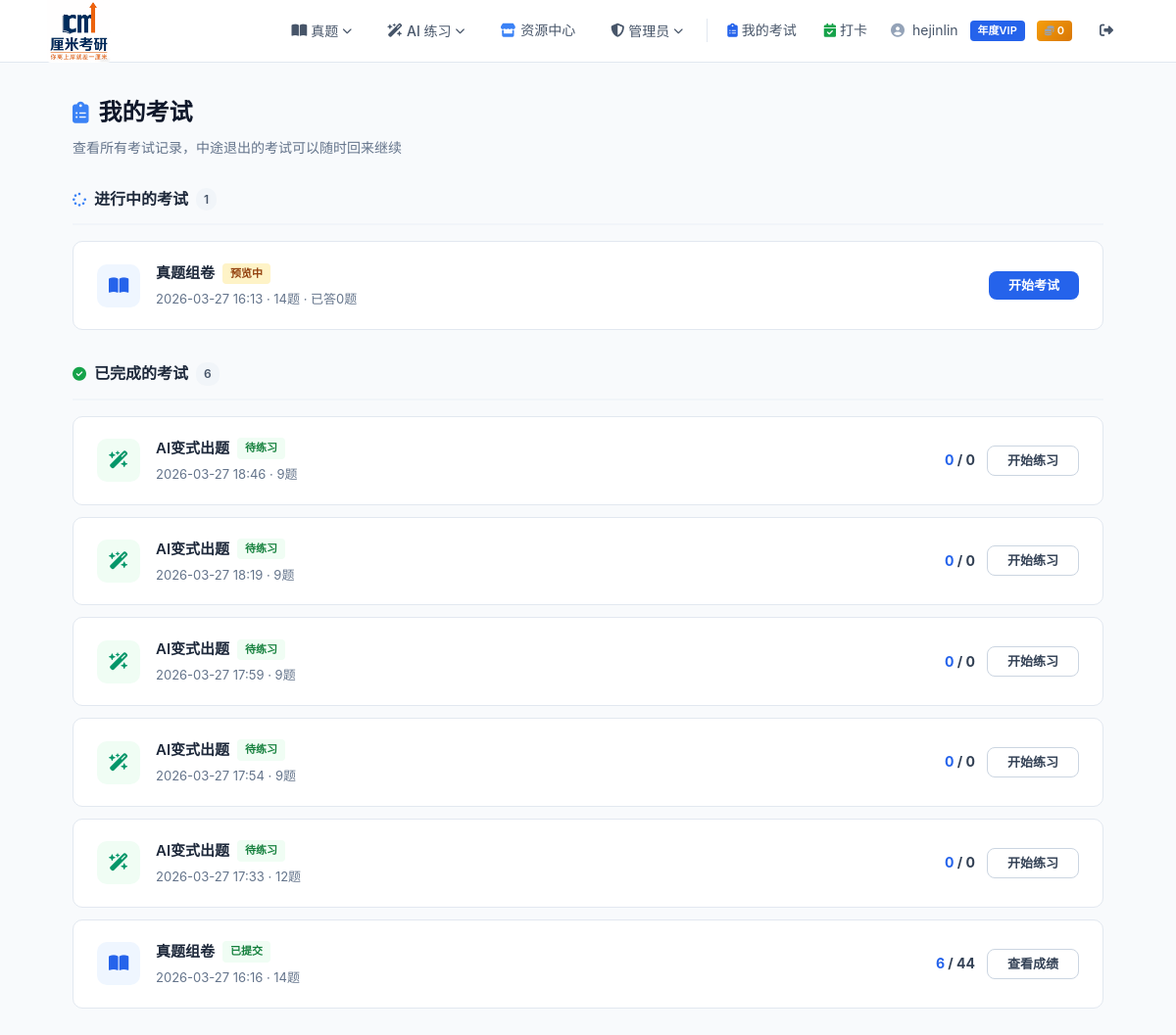
Before: /my-exams/ (signed in) with the older database file.
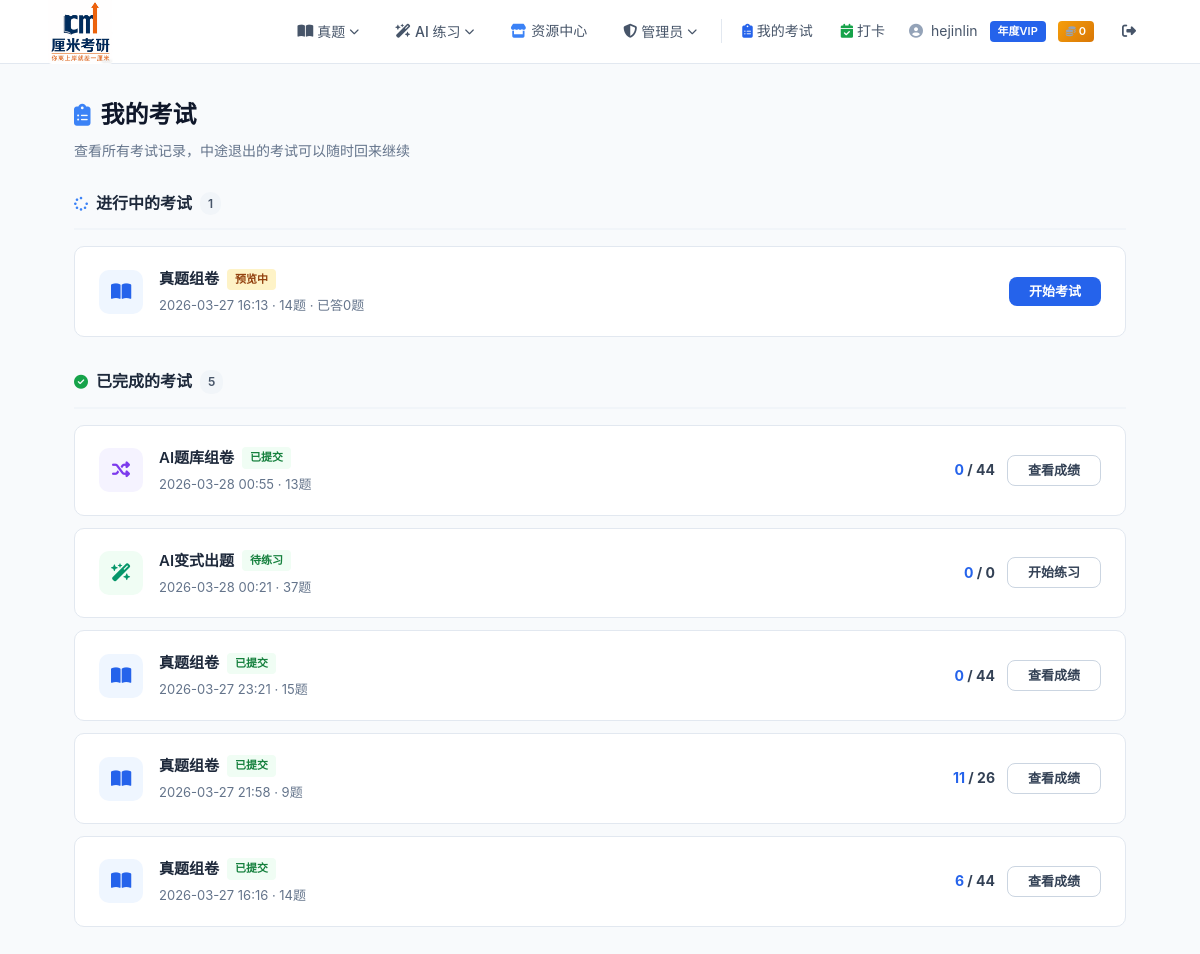
After: the same page with the newer database file.
### ai_test/models.py (models this page shows, shortened)
class AIExam(models.Model):
    STATUS_CHOICES = [
        ("pending", "生成中"),
        ("completed", "待练习"),
        ("taking", "作答中"),
        ("submitted", "已提交"),
    ]
    user = models.ForeignKey(settings.AUTH_USER_MODEL, on_delete=models.CASCADE, verbose_name="用户")
    subject = models.ForeignKey("kaoyan_app.Subject", on_delete=models.CASCADE, verbose_name="专业课")
    status = models.CharField(max_length=20, choices=STATUS_CHOICES, default="pending", verbose_name="状态")
    task_id = models.CharField(max_length=100, null=True, blank=True, verbose_name="异步任务ID")
    created_at = models.DateTimeField(auto_now_add=True, verbose_name="创建时间")
    completed_at = models.DateTimeField(null=True, blank=True, verbose_name="生成完成时间")
    started_at = models.DateTimeField(null=True, blank=True, verbose_name="开始作答时间")
    duration_seconds = models.IntegerField(default=0, verbose_name="作答时长(秒)")
    score = models.IntegerField(default=0, verbose_name="客观题得分")
    total_objective_score = models.IntegerField(default=0, verbose_name="客观题总分")
    choice_count = models.IntegerField(default=0, verbose_name="选择题数量")
    fill_count = models.IntegerField(default=0, verbose_name="填空题数量")
    judge_count = models.IntegerField(default=0, verbose_name="判断题数量")
    short_count = models.IntegerField(default=0, verbose_name="简答题数量")
    calc_count = models.IntegerField(default=0, verbose_name="计算题数量")
    draw_count = models.IntegerField(default=0, verbose_name="画图题数量")
    class Meta:
        verbose_name = "AI智能试卷"
        verbose_name_plural = "AI智能试卷"
        ordering = ["-created_at"]

class AIPracticeExam(models.Model):
    STATUS_CHOICES = [
        ("preview", "预览中"),
        ("taking", "作答中"),
        ("submitted", "已提交"),
    ]
    user = models.ForeignKey(settings.AUTH_USER_MODEL, on_delete=models.CASCADE, verbose_name="用户")
    created_at = models.DateTimeField(auto_now_add=True, verbose_name="创建时间")
    status = models.CharField(max_length=10, choices=STATUS_CHOICES, default="preview", verbose_name="状态")
    duration_seconds = models.IntegerField(default=0, verbose_name="作答时长(秒)")
    score = models.IntegerField(default=0, verbose_name="客观题得分")
    total_objective_score = models.IntegerField(default=0, verbose_name="客观题总分")
    choice_count = models.IntegerField(default=0, verbose_name="选择题数量")
    fill_count = models.IntegerField(default=0, verbose_name="填空题数量")
    judge_count = models.IntegerField(default=0, verbose_name="判断题数量")
    short_count = models.IntegerField(default=0, verbose_name="简答题数量")
    calc_count = models.IntegerField(default=0, verbose_name="计算题数量")
    draw_count = models.IntegerField(default=0, verbose_name="画图题数量")
    class Meta:
        verbose_name = "AI题库练习卷"
        verbose_name_plural = "AI题库练习卷"
        ordering = ["-created_at"]

### zu_juan/models.py (models this page shows, shortened)
class Exam(models.Model):
    STATUS_CHOICES = [
        ("preview", "预览中"),
        ("taking", "作答中"),
        ("submitted", "已提交"),
    ]
    user = models.ForeignKey(settings.AUTH_USER_MODEL, on_delete=models.CASCADE, verbose_name="用户")
    created_at = models.DateTimeField(auto_now_add=True, verbose_name="创建时间")
    status = models.CharField(max_length=10, choices=STATUS_CHOICES, default="preview", verbose_name="状态")
    duration_seconds = models.IntegerField(default=0, verbose_name="作答时长(秒)")
    score = models.IntegerField(default=0, verbose_name="客观题得分")
    total_objective_score = models.IntegerField(default=0, verbose_name="客观题总分")
    choice_count = models.IntegerField(default=0, verbose_name="选择题数量")
    fill_count = models.IntegerField(default=0, verbose_name="填空题数量")
    judge_count = models.IntegerField(default=0, verbose_name="判断题数量")
    short_count = models.IntegerField(default=0, verbose_name="简答题数量")
    calc_count = models.IntegerField(default=0, verbose_name="计算题数量")
    draw_count = models.IntegerField(default=0, verbose_name="画图题数量")
    class Meta:
        verbose_name = "试卷"
        verbose_name_plural = "试卷"
        ordering = ["-created_at"]

### user/views.py (the view)
# urls.py: path("my-exams/", views.my_exams, name="my_exams"),
@login_required
def my_exams(request):
    from zu_juan.models import Exam
    from ai_test.models import AIPracticeExam, AIExam
    user = request.user
    exams = []
    for e in Exam.objects.filter(user=user).order_by("-created_at"):
        q_count = e.questions.count()
        answered = e.questions.exclude(user_answer__isnull=True).exclude(user_answer__exact="").count()
        exams.append({
            "type": "真题组卷",
            "type_icon": "fa-book-open",
            "type_color": "var(--blue-600)",
            "type_bg": "var(--blue-50)",
            "id": e.id,
            "created_at": e.created_at,
            "status": e.status,
            "status_label": dict(Exam.STATUS_CHOICES).get(e.status, e.status),
            "q_count": q_count,
            "answered": answered,
            "score": e.score,
            "total_score": e.total_objective_score,
            "resume_url": f"/exam/take/{e.id}/" if e.status == "taking" else (
                f"/exam/preview/{e.id}/" if e.status == "preview" else f"/exam/result/{e.id}/"),
            "resume_label": "继续作答" if e.status == "taking" else (
                "开始考试" if e.status == "preview" else "查看成绩"),
        })
    for e in AIPracticeExam.objects.filter(user=user).order_by("-created_at"):
        q_count = e.questions.count()
        answered = e.questions.exclude(user_answer__isnull=True).exclude(user_answer__exact="").count()
        exams.append({
            "type": "AI题库组卷",
            "type_icon": "fa-shuffle",
            "type_color": "#7c3aed",
            "type_bg": "#f5f3ff",
            "id": e.id,
            "created_at": e.created_at,
            "status": e.status,
            "status_label": dict(AIPracticeExam.STATUS_CHOICES).get(e.status, e.status),
            "q_count": q_count,
            "answered": answered,
            "score": e.score,
            "total_score": e.total_objective_score,
            "resume_url": f"/ai-test/practice/{e.id}/take/" if e.status == "taking" else (
                f"/ai-test/practice/{e.id}/preview/" if e.status == "preview" else f"/ai-test/practice/{e.id}/result/"),
            "resume_label": "继续作答" if e.status == "taking" else (
                "开始考试" if e.status == "preview" else "查看成绩"),
        })
    for e in AIExam.objects.filter(user=user).order_by("-created_at"):
        q_count = e.questions.count()
        answered = e.questions.exclude(user_answer__isnull=True).exclude(user_answer__exact="").count()
        if e.status == "pending":
            resume_url = None
            resume_label = "生成中..."
        elif e.status == "completed":
            resume_url = f"/ai-test/take/{e.id}/"
            resume_label = "开始练习"
        elif e.status == "taking":
            resume_url = f"/ai-test/take/{e.id}/"
            resume_label = "继续作答"
        else:  # submitted
            resume_url = f"/ai-test/result/{e.id}/"
            resume_label = "查看成绩"
        exams.append({
            "type": "AI变式出题",
            "type_icon": "fa-wand-magic-sparkles",
            "type_color": "#059669",
            "type_bg": "#f0fdf4",
            "id": e.id,
            "created_at": e.created_at,
            "status": e.status,
            "status_label": dict(AIExam.STATUS_CHOICES).get(e.status, e.status),
            "q_count": q_count,
            "answered": answered,
            "score": e.score,
            "total_score": e.total_objective_score,
            "resume_url": resume_url,
            "resume_label": resume_label,
        })
    exams.sort(key=lambda x: x["created_at"], reverse=True)
    in_progress = [e for e in exams if e["status"] in ("taking", "preview", "pending")]
    completed = [e for e in exams if e["status"] in ("submitted", "completed")]
    return render(request, "user/my_exams.html", {
        "in_progress": in_progress,
        "completed": completed,
        "has_active": any(e["status"] == "taking" for e in in_progress),
    })

### kaoyan_project/vip_utils.py (called while the page is built, shortened)
def vip_context(request):
    user = request.user
    if user.is_authenticated:
        is_vip = user.is_vip()
        vip_label = dict(user.VIP_CHOICES).get(user.vip_level, "")
        return {
            "is_vip": is_vip,
            "vip_label": vip_label,
            "is_free_user": not is_vip,
            "user_coins": user.coins,
        }

### user/models.py (called while the page is built)
    def is_vip(self):
        if self.vip_level == 0:
            return False
        if self.vip_expire_date is None:
            return False
        from django.utils import timezone
        return self.vip_expire_date > timezone.now()

### user/templates/user/my_exams.html (shortened to what this page needs)
{% extends "user/base.html" %}
{% block content %}
<div class="page-header">
    <div class="page-title"><i class="fa-solid fa-clipboard-list"></i> 我的考试</div>
    <p class="page-subtitle">查看所有考试记录，中途退出的考试可以随时回来继续</p>
</div>
<div class="exam-section">
    <div class="exam-section-title">
        <i class="fa-solid fa-spinner" style="color:var(--blue-500);"></i>
        进行中的考试
        <span class="count">{{ in_progress|length }}</span>
    </div>
    {% if in_progress %}
        {% for e in in_progress %}
        <div class="exam-card">
            <div class="ec-left">
                <div class="ec-type-icon" style="background:{{ e.type_bg }};color:{{ e.type_color }};">
                    <i class="fa-solid {{ e.type_icon }}"></i>
                </div>
                <div class="ec-info">
                    <h4>
                        {{ e.type }}
                        <span class="status-badge status-{{ e.status }}">
                            {{ e.status_label }}
                        </span>
                    </h4>
                    <p>{{ e.created_at|date:"Y-m-d H:i" }} · {{ e.q_count }}题{% if e.answered is not None %} · 已答{{ e.answered }}题{% endif %}</p>
                </div>
            </div>
            <div class="ec-right">
                {% if e.resume_url %}
                <a href="{{ e.resume_url }}" class="btn btn-primary" style="padding:8px 20px;font-size:13px;">
                    {{ e.resume_label }}
                </a>
                {% else %}
                <span class="btn btn-outline" style="padding:8px 20px;font-size:13px;opacity:0.6;cursor:default;">
                    <i class="fa-solid fa-clock"></i> {{ e.resume_label }}
                </span>
                {% endif %}
            </div>
        </div>
        {% endfor %}
    {% else %}
        <div class="empty-state" style="padding:40px;">
            <i class="fa-solid fa-inbox" style="font-size:36px;"></i>
            <p>暂无进行中的考试</p>
        </div>
    {% endif %}
</div>
<div class="exam-section">
    <div class="exam-section-title">
        <i class="fa-solid fa-circle-check" style="color:#16a34a;"></i>
        已完成的考试
        <span class="count">{{ completed|length }}</span>
    </div>
    {% if completed %}
        {% for e in completed %}
        <div class="exam-card">
            <div class="ec-left">
                <div class="ec-type-icon" style="background:{{ e.type_bg }};color:{{ e.type_color }};">
                    <i class="fa-solid {{ e.type_icon }}"></i>
                </div>
                <div class="ec-info">
                    <h4>
                        {{ e.type }}
                        <span class="status-badge status-{{ e.status }}">{{ e.status_label }}</span>
                    </h4>
                    <p>{{ e.created_at|date:"Y-m-d H:i" }} · {{ e.q_count }}题</p>
                </div>
            </div>
            <div class="ec-right">
                {% if e.score is not None %}
                <div class="ec-score"><span>{{ e.score }}</span> / {{ e.total_score }}</div>
                {% endif %}
                {% if e.resume_url %}
                <a href="{{ e.resume_url }}" class="btn btn-outline" style="padding:8px 20px;font-size:13px;">
                    {{ e.resume_label }}
                </a>
                {% endif %}
            </div>
        </div>
        {% endfor %}
    {% else %}
        <div class="empty-state" style="padding:40px;">
            <i class="fa-solid fa-inbox" style="font-size:36px;"></i>
            <p>暂无已完成的考试</p>
        </div>
    {% endif %}
</div>
{% endblock %}

Changed rows visible on the page:
removed AIExam: created_at "2026-03-27 18:46"
removed AIExam: created_at "2026-03-27 18:19"
removed AIExam: created_at "2026-03-27 17:59"
removed AIExam: created_at "2026-03-27 17:54"
removed AIExam: created_at "2026-03-27 17:33"
added AIPracticeExam: created_at "2026-03-28 00:55"
added AIExam: created_at "2026-03-28 00:21"
added Exam: created_at "2026-03-27 23:21"
added Exam: created_at "2026-03-27 21:58"
Other visible differences:
{{ completed|length }}: "6" → "5"
new list line: "AI题库组卷 已提交 · 13 题 0 / 44 查看成绩"
new list line: "AI变式出题 待练习 · 37 题 0 / 0 开始练习"
new list line: "真题组卷 已提交 · 15 题 0 / 44 查看成绩"
new list line: "真题组卷 已提交 · 9 题 11 / 26 查看成绩"
list line gone: "AI变式出题 待练习 · 9 题 0 / 0 开始练习"
list line gone: "AI变式出题 待练习 · 12 题 0 / 0 开始练习"
